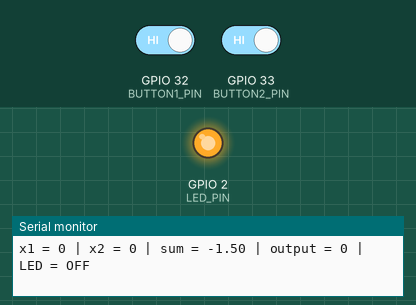
This program was run on a simulated ESP32. Parts: output pins drawn as LEDs (lit = HIGH), the last lines printed to the serial monitor. The inputs (shaded band) are chosen by the test bench; at power-on: GPIO 32 (BUTTON1_PIN) HIGH, GPIO 33 (BUTTON2_PIN) HIGH.

Above: at 2.2 s.
2.3 s: GPIO 32 (BUTTON1_PIN) driven LOW and GPIO 33 (BUTTON2_PIN) driven LOW
At 2.9 s:
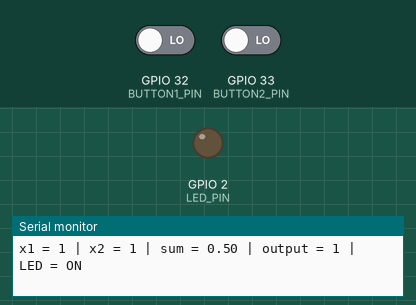
4.3 s: GPIO 32 (BUTTON1_PIN) driven HIGH
At 5.6 s:
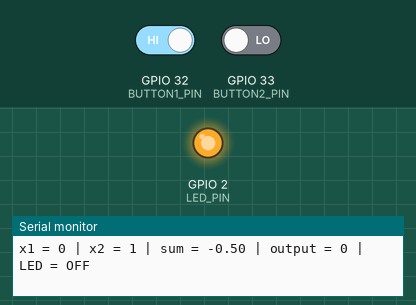
5.9 s: GPIO 32 (BUTTON1_PIN) driven LOW
At 7.0 s:
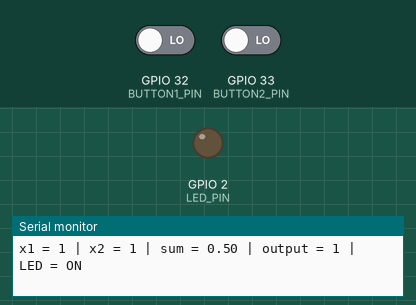
Timing chart, 0 to 8.9 s (numbered marks = the images above; inputs shaded):
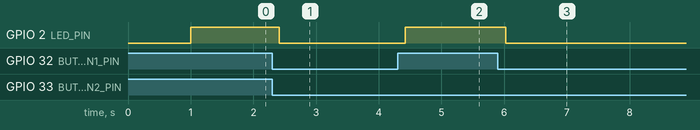

The program:

main.cpp
```cpp
#include <Arduino.h>

/*
    Tiny Perceptron Node
    Milestone 5: GPIO button inputs + AND perceptron LED output
*/

// --------------------------------------------------
// HARDWARE CONFIGURATION
// --------------------------------------------------

const int LED_PIN = 2;

const int BUTTON1_PIN = 32;
const int BUTTON2_PIN = 33;

// On this ESP32 board the onboard LED is active LOW
const bool LED_ACTIVE_LOW = true;

// --------------------------------------------------
// LED CONTROL
// --------------------------------------------------

void setLed(bool ledOn)
{
    if (LED_ACTIVE_LOW)
    {
        digitalWrite(LED_PIN, ledOn ? LOW : HIGH);
    }
    else
    {
        digitalWrite(LED_PIN, ledOn ? HIGH : LOW);
    }
}

// --------------------------------------------------
// STEP FUNCTION
// --------------------------------------------------

int stepFunction(float value)
{
    return (value >= 0.0f) ? 1 : 0;
}

// --------------------------------------------------
// AND PERCEPTRON
// --------------------------------------------------

int perceptronAND(int x1, int x2)
{
    const float w1 = 1.0f;
    const float w2 = 1.0f;
    const float bias = -1.5f;

    float sum = (x1 * w1) + (x2 * w2) + bias;

    int output = stepFunction(sum);

    Serial.print("x1 = ");
    Serial.print(x1);

    Serial.print(" | x2 = ");
    Serial.print(x2);

    Serial.print(" | sum = ");
    Serial.print(sum);

    Serial.print(" | output = ");
    Serial.print(output);

    Serial.print(" | LED = ");
    Serial.println(output == 1 ? "ON" : "OFF");

    return output;
}

// --------------------------------------------------
// BUTTON READING
// --------------------------------------------------

int readButtonAsInput(int pin)
{
    /*
        Buttons are wired from GPIO to GND.

        With INPUT_PULLUP:
        - not pressed = HIGH
        - pressed     = LOW

        For the perceptron:
        - not pressed = 0
        - pressed     = 1
    */

    return (digitalRead(pin) == LOW) ? 1 : 0;
}

// --------------------------------------------------
// SETUP
// --------------------------------------------------

void setup()
{
    Serial.begin(115200);
    delay(1000);

    pinMode(LED_PIN, OUTPUT);
    setLed(false);

    pinMode(BUTTON1_PIN, INPUT_PULLUP);
    pinMode(BUTTON2_PIN, INPUT_PULLUP);

    Serial.println();
    Serial.println("=================================");
    Serial.println(" Tiny Perceptron Node");
    Serial.println(" Button Inputs + AND Perceptron");
    Serial.println("=================================");
    Serial.println();

    Serial.println("Press both buttons to turn LED ON.");
    Serial.println();
}

// --------------------------------------------------
// LOOP
// --------------------------------------------------

void loop()
{
    int x1 = readButtonAsInput(BUTTON1_PIN);
    int x2 = readButtonAsInput(BUTTON2_PIN);

    int output = perceptronAND(x1, x2);

    setLed(output == 1);

    delay(200);
}
```

Measured:
- after the input at 2.3 s, GPIO 2 (LED_PIN): HIGH → LOW after 0.12 s
- after the input at 4.3 s, GPIO 2 (LED_PIN): LOW → HIGH after 0.12 s
- after the input at 5.9 s, GPIO 2 (LED_PIN): HIGH → LOW after 0.12 s
